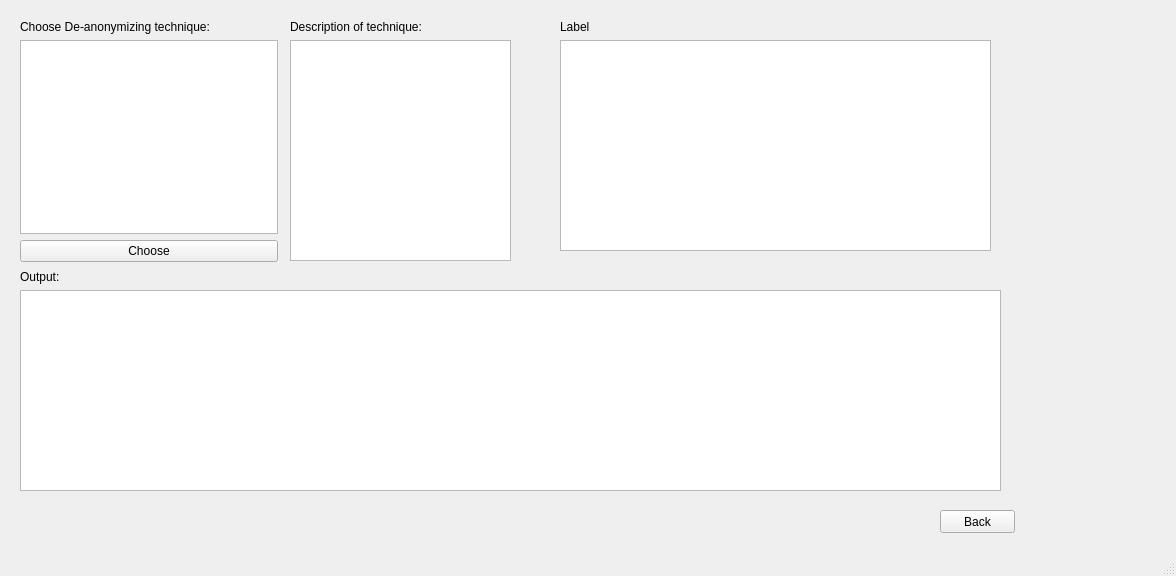
<?xml version="1.0" encoding="UTF-8"?>
<ui version="4.0">
 <class>deanonwindow</class>
 <widget class="QMainWindow" name="deanonwindow">
  <property name="geometry">
   <rect>
    <x>0</x>
    <y>0</y>
    <width>1176</width>
    <height>576</height>
   </rect>
  </property>
  <property name="windowTitle">
   <string>MainWindow</string>
  </property>
  <widget class="QWidget" name="centralwidget">
   <widget class="QWidget" name="layoutWidget">
    <property name="geometry">
     <rect>
      <x>20</x>
      <y>20</y>
      <width>258</width>
      <height>242</height>
     </rect>
    </property>
    <layout class="QVBoxLayout" name="deanon_Lay">
     <item>
      <widget class="QLabel" name="deanonLab">
       <property name="text">
        <string>Choose De-anonymizing technique:</string>
       </property>
      </widget>
     </item>
     <item>
      <widget class="QListWidget" name="deanonList"/>
     </item>
     <item>
      <widget class="QPushButton" name="deanonButt">
       <property name="text">
        <string>Choose</string>
       </property>
      </widget>
     </item>
    </layout>
   </widget>
   <widget class="QWidget" name="layoutWidget_2">
    <property name="geometry">
     <rect>
      <x>290</x>
      <y>20</y>
      <width>221</width>
      <height>241</height>
     </rect>
    </property>
    <layout class="QVBoxLayout" name="deanon_DesLay">
     <item>
      <widget class="QLabel" name="descriptLab">
       <property name="text">
        <string>Description of technique:</string>
       </property>
      </widget>
     </item>
     <item>
      <widget class="QTextBrowser" name="descriptText"/>
     </item>
    </layout>
   </widget>
   <widget class="QWidget" name="layoutWidget_3">
    <property name="geometry">
     <rect>
      <x>20</x>
      <y>270</y>
      <width>981</width>
      <height>221</height>
     </rect>
    </property>
    <layout class="QVBoxLayout" name="deanon_OutLay">
     <item>
      <widget class="QLabel" name="OutLab">
       <property name="text">
        <string>Output:</string>
       </property>
      </widget>
     </item>
     <item>
      <widget class="QTableView" name="OutTab"/>
     </item>
    </layout>
   </widget>
   <widget class="QWidget" name="layoutWidget_4">
    <property name="geometry">
     <rect>
      <x>560</x>
      <y>20</y>
      <width>431</width>
      <height>231</height>
     </rect>
    </property>
    <layout class="QVBoxLayout" name="deanon_DispLay">
     <item>
      <widget class="QLabel" name="changeLab">
       <property name="text">
        <string>Label</string>
       </property>
      </widget>
     </item>
     <item>
      <widget class="QTextBrowser" name="changeText"/>
     </item>
    </layout>
   </widget>
   <widget class="QPushButton" name="backButt">
    <property name="geometry">
     <rect>
      <x>940</x>
      <y>510</y>
      <width>75</width>
      <height>23</height>
     </rect>
    </property>
    <property name="text">
     <string>Back</string>
    </property>
   </widget>
  </widget>
  <widget class="QMenuBar" name="menubar">
   <property name="geometry">
    <rect>
     <x>0</x>
     <y>0</y>
     <width>1176</width>
     <height>21</height>
    </rect>
   </property>
  </widget>
  <widget class="QStatusBar" name="statusbar"/>
 </widget>
 <resources/>
 <connections/>
</ui>
